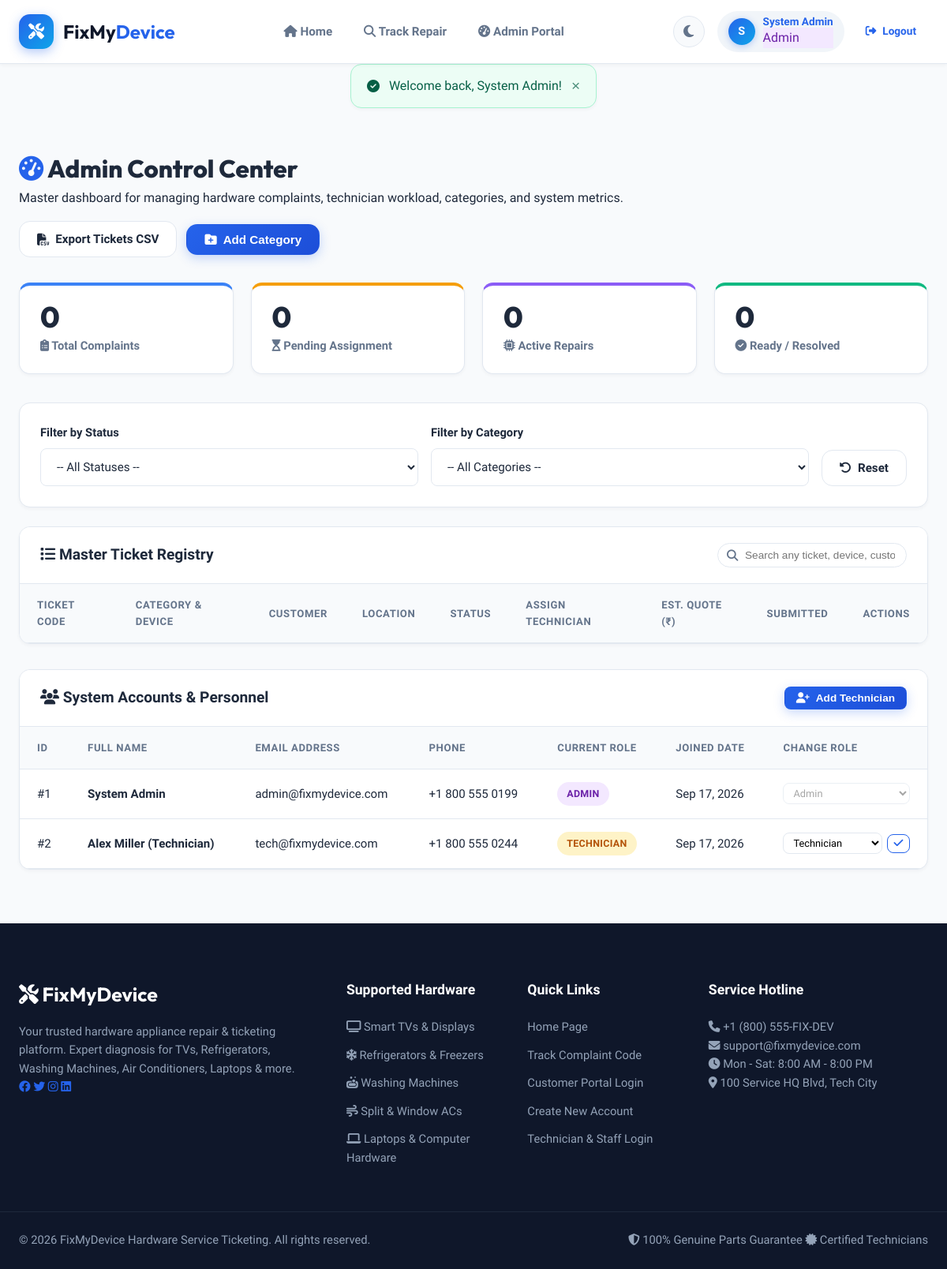
The app's page /index.php?url=admin/dashboard (signed in) with its own data.
### tables this page shows
CREATE TABLE IF NOT EXISTS users (
    id INT AUTO_INCREMENT PRIMARY KEY,
    name VARCHAR(100) NOT NULL,
    email VARCHAR(100) NOT NULL UNIQUE,
    password_hash VARCHAR(255) NOT NULL,
    phone VARCHAR(20),
    address TEXT,
    role ENUM('customer', 'technician', 'admin') DEFAULT 'customer',
    created_at TIMESTAMP DEFAULT CURRENT_TIMESTAMP
);

### app/views/admin/dashboard.php (the view, shortened to what the rows shown need)
<div class="dashboard-wrapper">
    <div class="dashboard-header">
        <div class="dashboard-title">
            <h1><i class="fa-solid fa-gauge-high" style="color:var(--primary)"></i> Admin Control Center</h1>
        </div>
    </div>
    <div class="card" style="margin-bottom:32px;">
        <div class="card-body p-0">
            <div class="table-responsive">
                <table class="table table-hover" id="adminTicketTable">
                    <thead>
                        <tr>
                            <th>Ticket Code</th>
                            <th>Category & Device</th>
                            <th>Customer</th>
                            <th>Location</th>
                            <th>Status</th>
                            <th>Assign Technician</th>
                            <th>Est. Quote (₹)</th>
                            <th>Submitted</th>
                            <th>Actions</th>
                        </tr>
                    </thead>
                </table>
            </div>
        </div>
    </div>
    <div class="card" style="margin-bottom:32px;">
        <div class="card-body p-0">
            <div class="table-responsive">
                <table class="table table-hover align-middle">
                    <thead>
                        <tr>
                            <th>ID</th>
                            <th>Full Name</th>
                            <th>Email Address</th>
                            <th>Phone</th>
                            <th>Current Role</th>
                            <th>Joined Date</th>
                            <th>Change Role</th>
                        </tr>
                    </thead>
                    <tbody>
                        <?php foreach ($users as $u): ?>
                            <tr>
                                <td>#<?= $u['id'] ?></td>
                                <td><strong><?= htmlspecialchars($u['name']) ?></strong></td>
                                <td><?= htmlspecialchars($u['email']) ?></td>
                                <td><?= htmlspecialchars($u['phone'] ?: 'N/A') ?></td>
                                <td><span class="badge badge-role-<?= $u['role'] ?>"><?= ucfirst($u['role']) ?></span></td>
                                <td style="white-space:nowrap"><?= date('M d, Y', strtotime($u['created_at'])) ?></td>
                                <td>
                                    <form action="index.php?url=admin/change_role" method="POST" style="display:flex;gap:6px;align-items:center;margin:0;">
                                        <select name="role" class="form-select" style="padding:4px 8px;font-size:0.8rem;height:auto;min-width:115px;" <?= ($u['id'] === Session::user()['id']) ? 'disabled' : '' ?>>
                                            <option value="technician" <?= $u['role'] === 'technician' ? 'selected' : '' ?>>Technician</option>
                                            <option value="admin" <?= $u['role'] === 'admin' ? 'selected' : '' ?>>Admin</option>
                                        </select>
                                        <?php if ($u['id'] !== Session::user()['id']): ?>
                                            <button type="submit" class="btn btn-sm btn-outline-primary" title="Update Role" style="padding:4px 9px;">
                                                <i class="fa-solid fa-check"></i>
                                            </button>
                                        <?php endif; ?>
                                    </form>
                                </td>
                            </tr>
                        <?php endforeach; ?>
                    </tbody>
                </table>
            </div>
        </div>
    </div>
</div>
<link rel="stylesheet" href="https://unpkg.com/leaflet@1.9.4/dist/leaflet.css" />

### app/views/layouts/navbar.php (shortened to what the rows shown need)
<?php
$isLoggedIn = Session::isLoggedIn();
$user = Session::user();
$role = Session::role();
?>
<header class="app-header">
    <div class="header-container">
        <div class="header-right">
            <div class="auth-actions">
                <?php if ($isLoggedIn): ?>
                    <a href="index.php?url=profile" class="user-pill" title="View Profile & Security">
                        <div class="user-avatar">
                            <?= strtoupper(substr($user['name'], 0, 1)) ?>
                        </div>
                        <div class="user-info">
                            <span class="user-name"><?= htmlspecialchars($user['name']) ?></span>
                            <span class="user-role badge-role-<?= $role ?>"><?= ucfirst($role) ?></span>
                        </div>
                    </a>
                    <a href="index.php?url=logout" class="btn btn-sm btn-outline-danger" title="Sign Out">
                        <i class="fa-solid fa-right-from-bracket"></i> <span class="d-none-sm">Logout</span>
                    </a>
                <?php else: ?>
                    <a href="index.php?url=login" class="btn btn-outline"><i class="fa-solid fa-right-to-bracket"></i> Login</a>
                    <a href="index.php?url=register" class="btn btn-primary"><i class="fa-solid fa-user-plus"></i> Register</a>
                <?php endif; ?>
            </div>
        </div>
    </div>
</header>

### records on screen
users: name "S", name "System Admin", role "Admin", id "1", email "admin@fixmydevice.com", phone "+1 800 555 0199", role "ADMIN", created_at "Sep 17, 2026"
users: id "2", name "Alex Miller (Technician)", email "tech@fixmydevice.com", phone "+1 800 555 0244", role "TECHNICIAN", created_at "Sep 17, 2026", role "Technician"

### other values on screen
$flashSuccess "Welcome back, System Admin!"
$stats['total'] "0"
$stats['pending'] "0"
$stats['in_progress'] "0"
$stats['ready'] + $stats['resolved'] "0"
